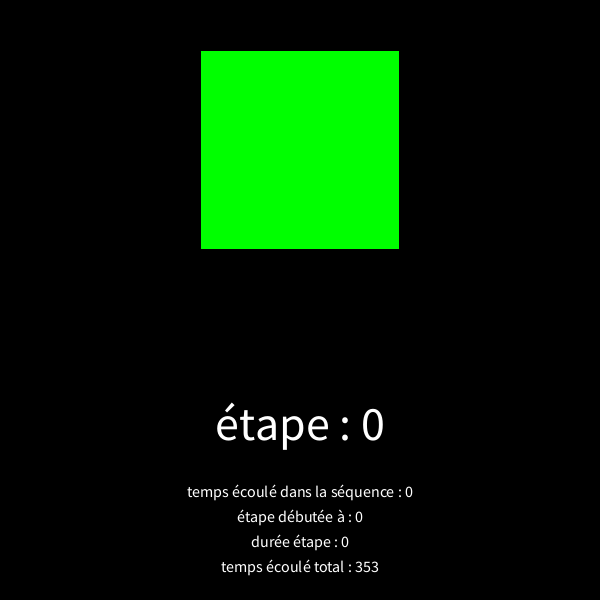
Frame 1 (no input)
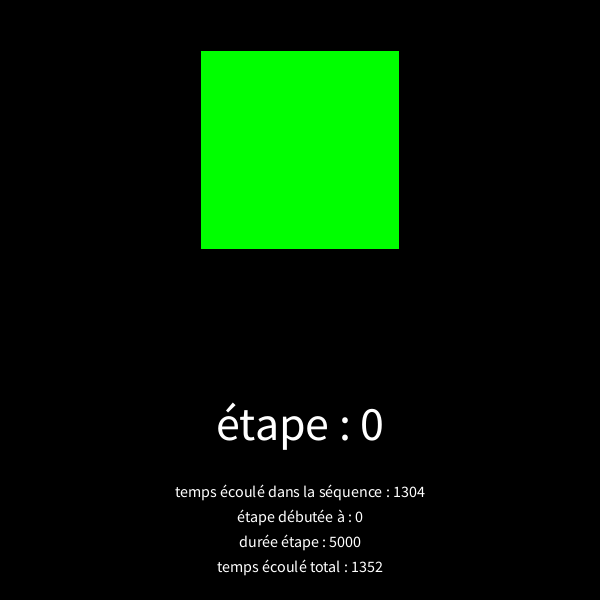
Frame 60 (the mouse pressed at the canvas centre just before this capture)
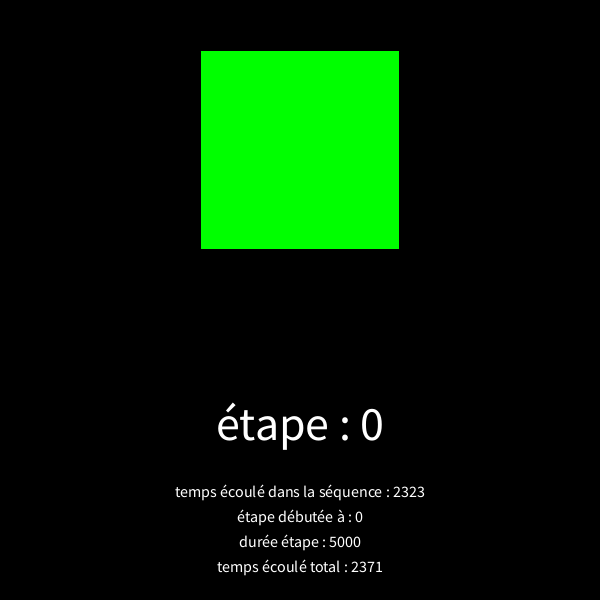
Frame 120 (the mouse held since frame 60 and released just before this capture)

The Processing sketch that drew these frames (run headless with seeded random() and noise(); from frame 60 on, the mouse is pressed at the canvas centre):

// Processing sketch: sequence_temporelle
// ── sequence_temporelle.pde
/*
  Comment dérouler une séquence temporelle prédéfinie ?
 
  processing 3.5.4 @ kirin / Debian Stretch 9.5
  20210215 KP / Pierre Commenge / pierre@lesporteslogiques.net / http://github.com/emoc
  Licence CC0 : https://creativecommons.org/publicdomain/zero/1.0/deed.fr
 
  Une séquence comprend plusieurs étapes, quand la séquence est terminée, elle reprend au début
 
  Une séquence : 
    0 - 5000ms      : un carré vert s'affiche 5 secondes
    5000 - 10000ms  : un cercle rouge s'affiche 5 secondes
    10000 - 20000ms : un cercle bleu clignotant s'affiche 10 secondes
    retour au début
 
  Les actions correspondantes sont déclenchées à chaque étape de la séquence 
  A chaque action correspond une fonction dédiée
 */

int etape = 0;        // variable pour stocker l'état

// Début de chaque nouvelle séquence en temps absolu
long[] sequence = {0, 5000, 10000, 20000};  

// Variables temporelles de séquence
long sequence_start; // moment dans le déroulement du programme où la séquence a démarré (relatif au programme)
long sequence_now;   // où en est on dans le déroulement de la séquence ? (relatif à la séquence)

// Variables temporelles pour les étapes
long etape_start;    // moment dans la séquence où l'étape démarre (relatif à la séquence)
long etape_end;      // moment dans la séquence où l'étape s'arrête (relatif à la séquence)
long etape_duree;    // durée de l'étape

void setup() {
  size(600, 600);
}

void draw() {
  
  background(0);
  
  // Initialiser uniquement au premier passage dans la boucle draw()
  if (frameCount == 1) initialiserDebutSequence();
  
  // Chercher où on en est dans la séquence *****************************
  sequence_now = millis() - sequence_start;

  for (int i = 0; i <  sequence.length - 1; i++) {
    if (sequence_now > sequence[i] && sequence_now <= sequence[i+1] ) {
      etape = i;
      etape_start = sequence[i];
      etape_end = sequence[i+1];
    } 
    if (sequence_now > sequence[sequence.length-1]) {
      initialiserDebutSequence(); // La séquence est terminée, on la redéclenche 
    }
    etape_duree = etape_end - etape_start;
  }

  // Déclencher les actions **********************************************
  switch(etape) {
   case 0:
   afficherCarreVert();
   break;
   case 1:
   afficherCercleRouge();
   break;
   case 2:
   afficherCercleBleuClignotant();
   break;
  }
  
  // Afficher les infos **************************************************
  fill(255);
  textSize(48);
  textAlign(CENTER, BOTTOM);
  text("étape : " + etape, width/2, height * 0.75 );
  textSize(16);
  text("temps écoulé dans la séquence : " + int(sequence_now), width/2, height * 0.75 + 50);
  text("étape débutée à : " + int(etape_start), width/2, height * 0.75 + 75);
  text("durée étape : " + int(etape_duree), width/2, height * 0.75 + 100);
  text("temps écoulé total : " + millis(), width/2, height * 0.75 + 125);
}

void initialiserDebutSequence() {
  sequence_start = millis();
}

void afficherCarreVert() {
  fill(0, 255, 0);
  noStroke();
  rectMode(CENTER);
  rect(width/2, height * 0.25, height * 0.33, height * 0.33);
}

void afficherCercleRouge() {
  fill(255, 0, 0);
  noStroke();
  ellipseMode(CENTER);
  ellipse(width/2, height * 0.25, height * 0.33, height * 0.33);
}

void afficherCercleBleuClignotant() {  
  fill(0, 0, 255 * sin(frameCount * 0.3));
  noStroke();
  ellipseMode(CENTER);
  ellipse(width/2, height * 0.25, height * 0.33, height * 0.33);
}
